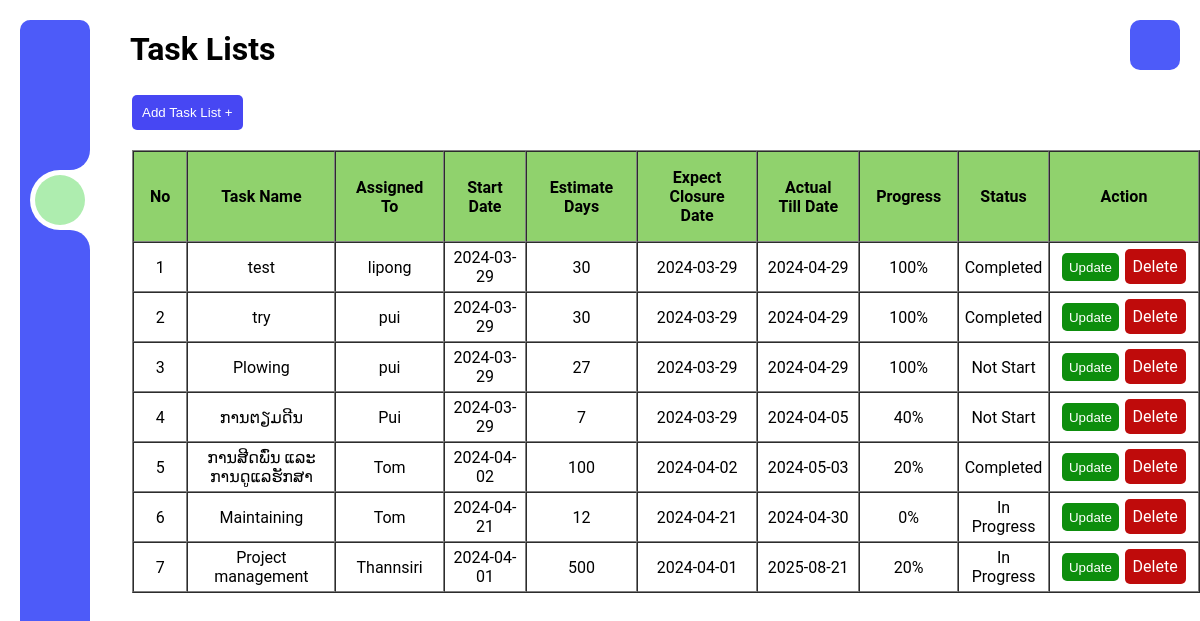
/taskslist.php (signed in), run on the app's committed database.
### tables this page shows
CREATE TABLE `tasklist` (
  `taskid` int(255) NOT NULL,
  `taskname` text NOT NULL,
  `assignedto` text NOT NULL,
  `stdate` date NOT NULL,
  `estimateday` int(255) NOT NULL,
  `expectclosuredate` date NOT NULL,
  `actualtildate` date NOT NULL,
  `progress` int(255) NOT NULL,
  `status` text NOT NULL,
  `featured` text NOT NULL
);

### taskslist.php (the view, shortened to what this page needs)
<?php
include 'header.php';
?>
<?php include 'sidebar.php'; ?>
<div class="mainbackground">
    <div class="maincontainer" id="maincontainer">
        <div class="contianer">
            <div class="head">
                <h1>Task Lists</h1>
            </div>
            <div class="addtask">
                <a href="addtask.php"><button class="btn-add">Add Task List +</button></a>
            </div>
            <div class="table-list">
                <table border="1px" cellspacing="0">
                    <thead>
                        <tr>
                            <th>No</th>
                            <th>Task Name</th>
                            <th>Assigned To</th>
                            <th>Start Date</th>
                            <th>Estimate Days</th>
                            <th>Expect Closure Date</th>
                            <th>Actual Till Date</th>
                            <th>Progress</th>
                            <th>Status</th>
                            <th style="min-width:150px">Action</th>
                        </tr>
                    </thead>
                    <?php
                    $ret = mysqli_query($con, "select *from  tasklist");
                    $cnt = 1;
                    while ($row = mysqli_fetch_array($ret)) {
                        $id = $row['taskid'];
                    ?>
                        <tr>
                            <td><?php echo $cnt; ?></td>
                            <td><?php echo $row['taskname']; ?></td>
                            <td><?php echo $row['assignedto']; ?></td>
                            <td><?php echo $row['stdate']; ?></td>
                            <td><?php echo $row['estimateday']; ?></td>
                            <td><?php echo $row['expectclosuredate']; ?></td>
                            <td><?php echo $row['actualtildate']; ?></td>
                            <td><?php echo $row['progress']; ?>%</td>
                            <td><?php echo $row['status']; ?></td>
                            <td>
                                <button onclick="window.location.href='updatetask.php?id=<?php echo $id ?>'" class="btn-update">Update</button>
                                <a href="javascript:confirmDelete()" class="btn-delete">Delete</a>
                            </td>
                        </tr>
                    <?php
                        $cnt = $cnt + 1;
                    } ?>
                </table>
            </div>
        </div>
    </div>
</div>
<?php include 'footer.php' ?>

### style.css (style rules this page uses)
* { margin: 0; padding: 0; box-sizing: border-box; }
body { min-height: 100vh; background: #fff; }
.contianer .head { display: flex; margin-top: 20px; padding: 10px; width: 85%; height: 45px; border-radius: 10px; margin-left: 10%; }
.btn-add { background-color: rgb(71, 71, 243); color: white; border: none; padding: 10px; border-radius: 5px; margin: 30px 0px 0px 11%; cursor: pointer; }
.table-list { margin-left: 11%; margin-top: 20px; }
.table-list tr td a { text-decoration: none; }
table th { padding: 1em; background-color: #90D26D; }
table td { padding: 5px; text-align: center; }
.btn-update { background-color: rgb(13, 142, 13); color: white; padding: 0.5em; border-radius: 5px; border: none; }
a { text-decoration: none; }
.btn-delete { background-color: rgb(191, 11, 11); color: white; margin-left: 2px; padding: 3px; border-radius: 5px; border: none; }
body { background-color: #ffffff; font-family: roboto; }
.btn-delete { padding: 0.5em; }

### data on the page
tasklist: taskname "test", assignedto "lipong", stdate "2024-03-29", estimateday "30", expectclosuredate "2024-03-29", actualtildate "2024-04-29", progress "100", status "Completed"
tasklist: taskname "try", assignedto "pui", stdate "2024-03-29", estimateday "30", expectclosuredate "2024-03-29", actualtildate "2024-04-29", progress "100", status "Completed"
tasklist: taskname "Plowing", assignedto "pui", stdate "2024-03-29", estimateday "27", expectclosuredate "2024-03-29", actualtildate "2024-04-29", progress "100", status "Not Start"
tasklist: taskname "ການຕຽມດີນ", assignedto "Pui", stdate "2024-03-29", estimateday "7", expectclosuredate "2024-03-29", actualtildate "2024-04-05", progress "40", status "Not Start"
tasklist: taskname "ການສີດພົ່ນ ແລະ ການດູແລຮັກສາ", assignedto "Tom", stdate "2024-04-02", estimateday "100", expectclosuredate "2024-04-02", actualtildate "2024-05-03", progress "20", status "Completed"
tasklist: taskname "Maintaining", assignedto "Tom", stdate "2024-04-21", estimateday "12", expectclosuredate "2024-04-21", actualtildate "2024-04-30", progress "0", status "In Progress"
tasklist: taskname "Project management", assignedto "Thannsiri", stdate "2024-04-01", estimateday "500", expectclosuredate "2024-04-01", actualtildate "2025-08-21", progress "20", status "In Progress"
